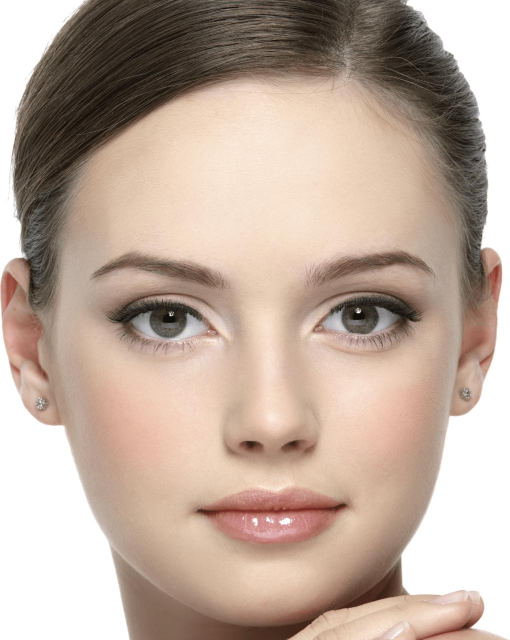
#> input picture pictures/faces/face1.jpg, 1019 x 1280 px (shown at 1/2 size); its folder holds only this picture in this run
$ jupyter execute --allow-errors main.ipynb
#> lines starting #> are read from the running program, lines starting #| are printed output that depends on the picture; after the words box and inside, x2 and y2 are one past the last pixel; in counts of white or black regions, pixels touching at a corner belong together
### lib/detectEyesLib.py
# import the necessary packages
import cv2
from lib import detectEyesColorLib


def detect_eyes(name, image):
    """
    This function detects eyes.

    Arguments:

    Returns:
    eyes images names

    """
#> called with name = 'face1'

    # Load haarcascades
    eyeCascade = cv2.CascadeClassifier('./haarcascades/haarcascade_eye.xml')

    # Save original image
    clone = image.copy()
#> clone is the input picture: shape (1280, 1019, 3); mean B, G, R 156.3, 169.8, 189.8

    # Convert to grayscale
    gray = cv2.cvtColor(clone, cv2.COLOR_BGR2GRAY)
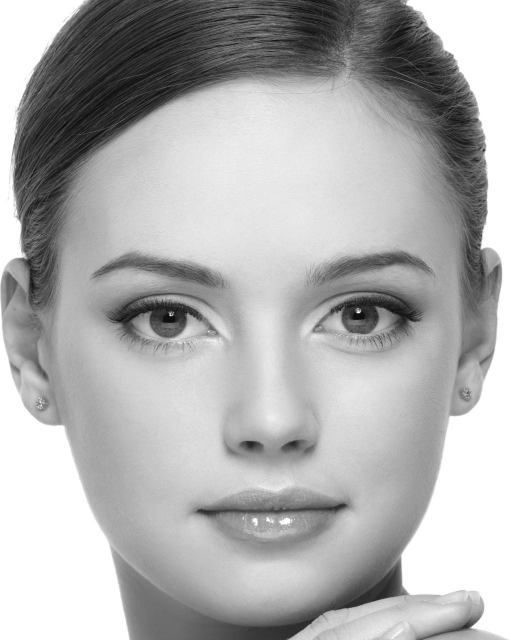
#> gray: shape (1280, 1019) (shown at 1/2 size); min 2, max 255, mean 174.2

    faces = detect_faces(clone, gray)
#> in detect_faces, `faces = face_cascade.detectMultiScale( gray, scaleFactor=1.2, minNeigh..`: faces = [[97, 291, 873, 873]]
#> faces = [[97, 291, 873, 873]]

    # Debug: Draw rectangle around faces
    for (x, y, w, h) in faces:
        cv2.rectangle(clone, (x, y), (x+w, y+h), (255, 255, 0), 2)
#> this loop made 1 pass
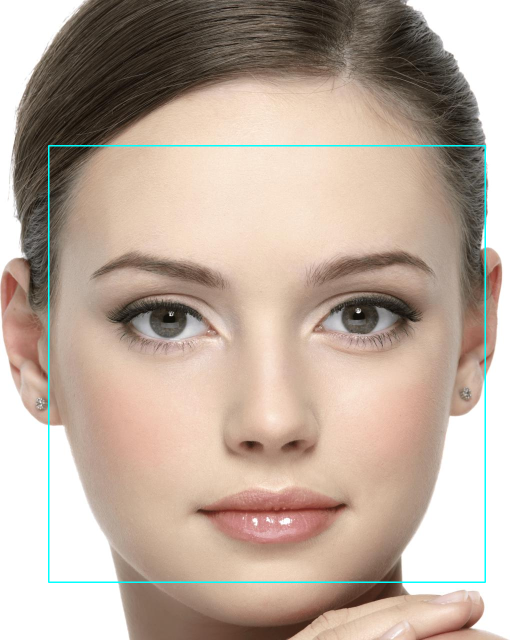
#> clone: shape (1280, 1019, 3) (shown at 1/2 size); 0.8% of pixels changed, all inside (x1, y1, x2, y2) = (96, 290, 972, 1166)

    # Find eyes
    eyesImages = []
    eyesImagesNames = []
    j = 1
    for (x, y, w, h) in faces:
        # Crop the area with faces
        roi_gray = gray[y: y + h, x: x + w]
        roi_color = image[y: y + h, x: x + w]

        # Detect eyes
        eyes = eyeCascade.detectMultiScale(
            roi_gray,
            scaleFactor=1.2,
            minNeighbors=4,
            minSize=(150, 150)
        )

        # Find scin color
        scinColor = detectEyesColorLib.get_dominant_color(roi_color, k=4)

        # Draw the area with eyes
        for (ex, ey, ew, eh) in eyes:
            eye = roi_color[ey: ey + eh, ex: ex + ew]
            cv2.rectangle(roi_color, (ex, ey), (ex + ew, ey + eh), (0, 255, 0), 2)

            # Save images for transfer
            eyesImages.append(eye)

            # Debug for manual checking: save images of eyes
            #eyesImagesNames.append(name + '_eye' + str(j))
            #cv2.imwrite('./labeled/detectFace/' + name + '_eye' + str(j) + '.jpg', eye)


        # Debug for manual checking: save labeled face and eyes
        cv2.imwrite('./labeled/detectFace/' + name + 'Labeled.jpg', roi_color)
#> this loop made 1 pass
#> pass 1, in detect_eyes, `roi_gray = gray[y: y + h, x: x + w]`:
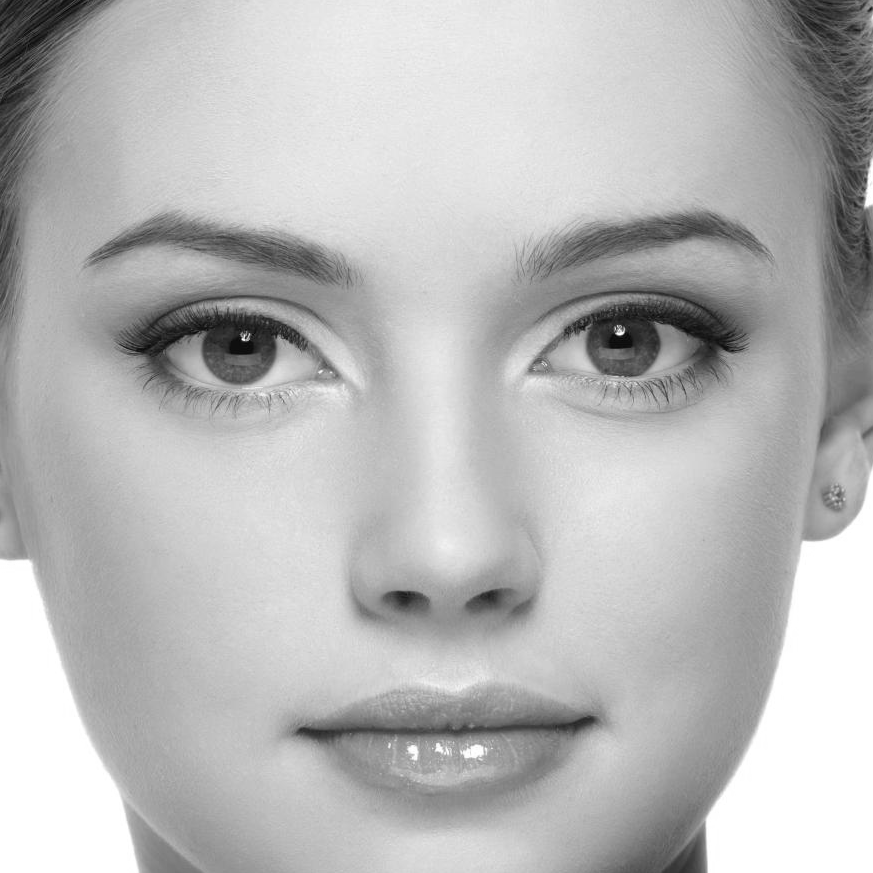
#> roi_gray: shape (873, 873); min 3, max 255, mean 184.3
#> pass 1, in detect_eyes, `roi_color = image[y: y + h, x: x + w]`:
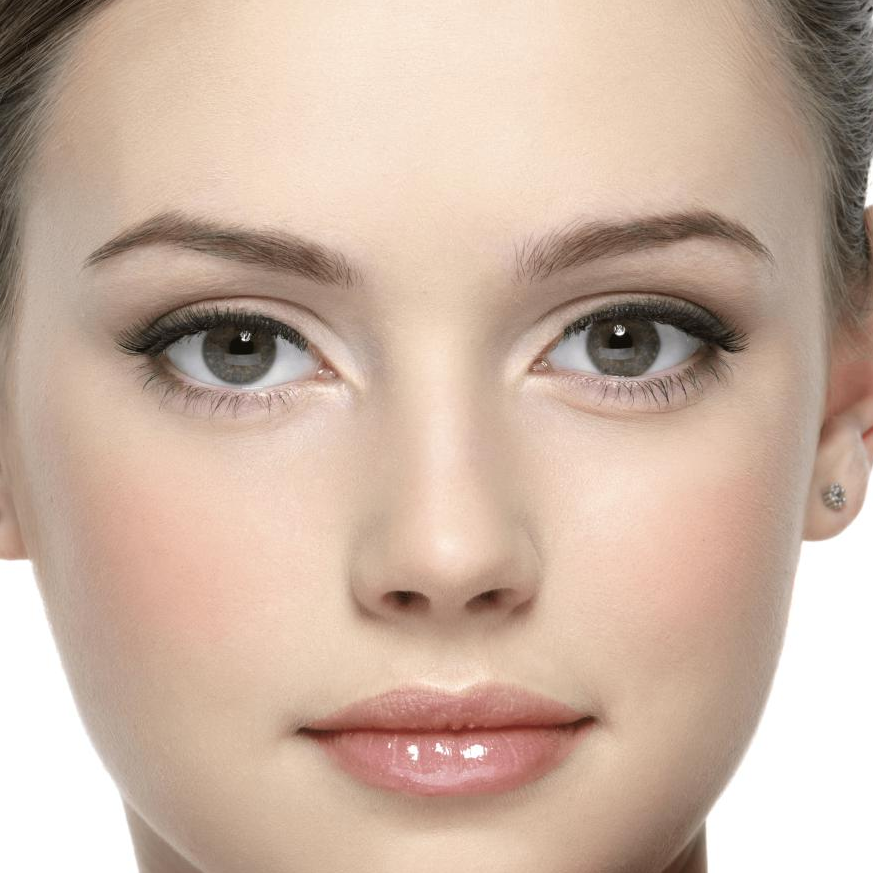
#> roi_color: shape (873, 873, 3); mean B, G, R 162.5, 178.7, 203.4
#> after the loop, eyesImages = []

    return scinColor, eyesImages


def detect_faces(clone, gray):
    """
    This function gets faces images,
    detects faces to crop the image to speed up eye search.
    If face isn't detected, the function returns original image shape.

    Arguments:

    Returns:
    Faces coordinates

    """

    # Load haarcascades
    face_cascade = cv2.CascadeClassifier('./haarcascades/haarcascade_frontalface_default.xml')

    # Find faces
    faces = face_cascade.detectMultiScale(
        gray,
        scaleFactor=1.2,
        minNeighbors=8,
        minSize=(20, 20)
    )

    # Set face all image if face was not detected
    if len(faces) == 0:
        faces = [[0, 0, clone.shape[1], clone.shape[0]]]

    # Debug
    #faces_detected = "Лиц обнаружено: " + format(len(faces))
    #print(faces_detected)

    return faces

### main.ipynb
This program detects the color of a person's eyes from a photo of their face. The program executes it by this main steps:

    1. The searching faces,
    2. The searching eyes on the face,
    3. The searching the iris on the eye,
    4. The detecting dominant color on the iris.

[cell 1]
# import the necessary packages
import cv2
from lib import detectEyesLib
from lib import detectIrisesLib
from lib import detectEyesColorLib

[cell 2]
# Load images of faces

facesImages = ('face1', 'face2', 'face3')

[cell 3]
# Detect eyes on images of faces and return images of eyes
eyesImages = []
#> (the rest of this cell did not finish here and is left out)

[cell 4]
# Load the image and return countours of irises
irisesImages = []
for _ in eyesImages:
    for eye in _:
        irisesImages.append(detectIrisesLib.detect_irises(name, eye))
print('Debug: The end of detecting irises')

[cell 5]
# Load the image of irises and the detect color of eye
for _ in irisesImages:
    for iris in _:
        detectEyesColorLib.detect_eyes_color(name, iris)
print('Debug: The end of detecting eyes color')
